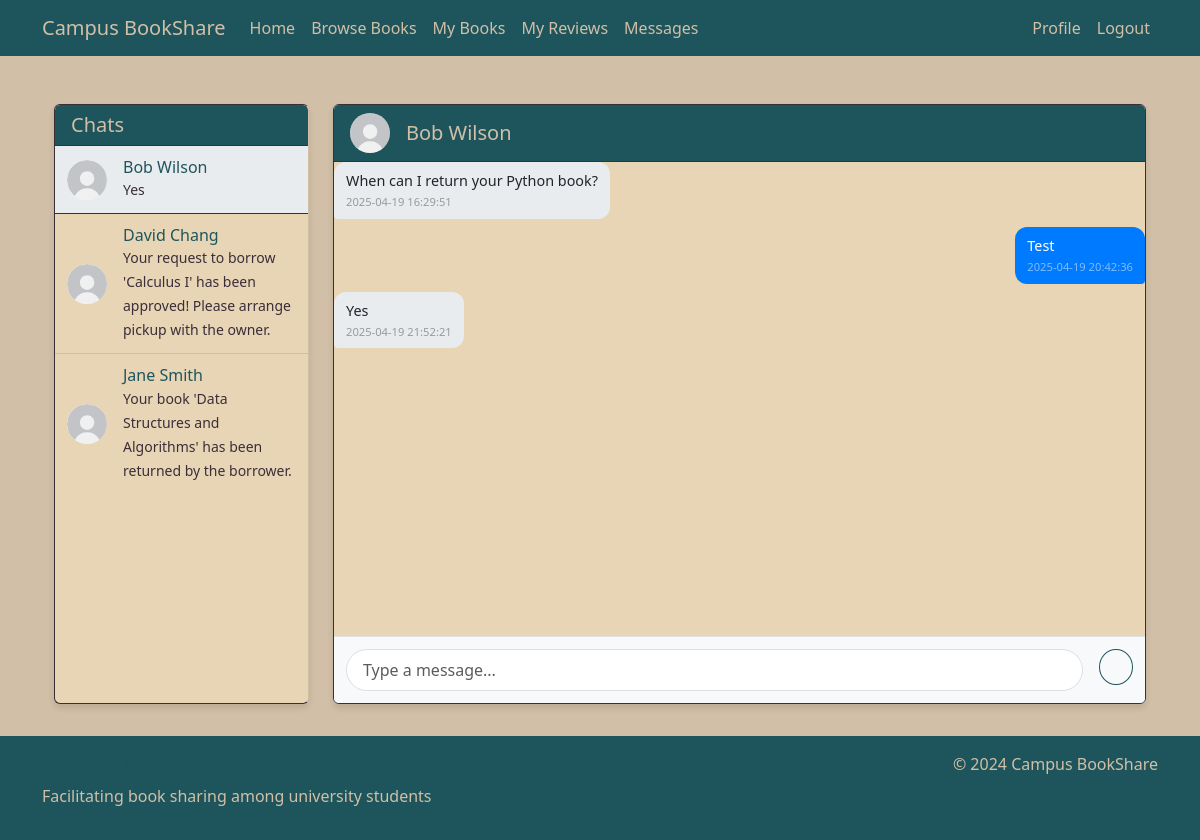
Page /messages?message_id=10 (signed in) on the committed database.
### tables this page shows
CREATE TABLE Users (
        user_id INTEGER PRIMARY KEY AUTOINCREMENT,
        name TEXT NOT NULL,
        email TEXT NOT NULL UNIQUE,
        password TEXT NOT NULL,
        profile_image TEXT,
        location TEXT
    );

CREATE TABLE Messages (
        message_id INTEGER PRIMARY KEY AUTOINCREMENT,
        sender_id INTEGER,
        receiver_id INTEGER,
        content TEXT NOT NULL,
        timestamp TEXT NOT NULL,
        FOREIGN KEY (sender_id) REFERENCES Users(user_id),
        FOREIGN KEY (receiver_id) REFERENCES Users(user_id)
    );

### app.py (the view)
@app.route('/messages')
@login_required
def messages():
    conn = get_db_connection()
    chats = conn.execute('''
        SELECT DISTINCT u.user_id, u.name, u.profile_image,
               (SELECT m.message_id
                FROM Messages m
                WHERE (m.sender_id = ? AND m.receiver_id = u.user_id)
                   OR (m.sender_id = u.user_id AND m.receiver_id = ?)
                ORDER BY m.timestamp DESC
                LIMIT 1) as last_message_id,
               (SELECT m.content
                FROM Messages m
                WHERE (m.sender_id = ? AND m.receiver_id = u.user_id)
                   OR (m.sender_id = u.user_id AND m.receiver_id = ?)
                ORDER BY m.timestamp DESC
                LIMIT 1) as last_message_preview
        FROM Messages m
        JOIN Users u ON (m.sender_id = u.user_id AND m.receiver_id = ?)
                    OR (m.sender_id = ? AND m.receiver_id = u.user_id)
        WHERE u.user_id != ?
        GROUP BY u.user_id
        ORDER BY last_message_id DESC
    ''', (session['user_id'], session['user_id'],
          session['user_id'], session['user_id'],
          session['user_id'], session['user_id'],
          session['user_id'])).fetchall()
    current_chat_user = None
    chat_messages = []
    message_id = request.args.get('message_id', type=int)
    user_id = request.args.get('user_id', type=int)
    if user_id:
        current_chat_user = conn.execute('''
            SELECT user_id, name, profile_image
            FROM Users
            WHERE user_id = ?
        ''', (user_id,)).fetchone()
        if current_chat_user:
            chat_messages = conn.execute('''
                SELECT m.*,
                       sender.name as sender_name, sender.profile_image as sender_image,
                       receiver.name as receiver_name, receiver.profile_image as receiver_image
                FROM Messages m
                JOIN Users sender ON m.sender_id = sender.user_id
                JOIN Users receiver ON m.receiver_id = receiver.user_id
                WHERE (m.sender_id = ? AND m.receiver_id = ?)
                   OR (m.sender_id = ? AND m.receiver_id = ?)
                ORDER BY m.timestamp ASC
            ''', (session['user_id'], user_id, user_id, session['user_id'])).fetchall()
    elif message_id:
        message = conn.execute('''
            SELECT sender_id, receiver_id
            FROM Messages
            WHERE message_id = ? AND (sender_id = ? OR receiver_id = ?)
        ''', (message_id, session['user_id'], session['user_id'])).fetchone()
        if message:
            other_user_id = message['sender_id'] if message['sender_id'] != session['user_id'] else message['receiver_id']
            current_chat_user = conn.execute('''
                SELECT user_id, name, profile_image
                FROM Users
                WHERE user_id = ?
            ''', (other_user_id,)).fetchone()
            if current_chat_user:
                chat_messages = conn.execute('''
                    SELECT m.*,
                           sender.name as sender_name, sender.profile_image as sender_image,
                           receiver.name as receiver_name, receiver.profile_image as receiver_image
                    FROM Messages m
                    JOIN Users sender ON m.sender_id = sender.user_id
                    JOIN Users receiver ON m.receiver_id = receiver.user_id
                    WHERE (m.sender_id = ? AND m.receiver_id = ?)
                       OR (m.sender_id = ? AND m.receiver_id = ?)
                    ORDER BY m.timestamp ASC
                ''', (session['user_id'], other_user_id, other_user_id, session['user_id'])).fetchall()
    conn.close()
    return render_template('messages.html',
                         chats=chats,
                         current_chat_user=current_chat_user,
                         chat_messages=chat_messages)

### app.py (called while the page is built)
def get_db_connection():
    conn = sqlite3.connect('database.db')
    conn.row_factory = sqlite3.Row
    return conn

def login_required(f):
    @wraps(f)
    def decorated_function(*args, **kwargs):
        if 'user_id' not in session:
            flash('Please log in to access this page.', 'warning')
            return redirect(url_for('login'))
        return f(*args, **kwargs) # Returns original function if logged in
    return decorated_function

### templates/messages.html (shortened to what this page needs)
{% extends "base.html" %}
{% block content %}
<div class="container messages-container">
    <div class="row h-100">
        <div class="col-md-3 h-100">
            <div class="card messages-sidebar">
                <div class="card-header">
                    <h5 class="mb-0">Chats</h5>
                </div>
                <div class="list-group list-group-flush">
                    {% for chat in chats %}
                        <a href="{{ url_for('messages', message_id=chat.last_message_id) }}"
                           class="list-group-item list-group-item-action {% if chat.user_id == current_chat_user.user_id %}active{% endif %}">
                            <div class="d-flex align-items-center">
                                <img src="{{ chat.profile_image or url_for('static', filename='images/default-avatar.png') }}"
                                     class="rounded-circle me-3 profile-image-small"
                                     alt="{{ chat.name }}">
                                <div class="flex-grow-1">
                                    <div class="d-flex justify-content-between align-items-center">
                                        <h6 class="mb-0">{{ chat.name }}</h6>
                                    </div>
                                    <small class="text-muted">{{ chat.last_message_preview }}</small>
                                </div>
                            </div>
                        </a>
                    {% endfor %}
                </div>
            </div>
        </div>
        <div class="col-md-9 h-100">
            <div class="card messages-list">
                {% if current_chat_user %}
                    <div class="card-header d-flex justify-content-between align-items-center">
                        <div class="d-flex align-items-center">
                            <img src="{{ current_chat_user.profile_image or url_for('static', filename='images/default-avatar.png') }}"
                                 class="rounded-circle me-3 profile-image-small"
                                 alt="{{ current_chat_user.name }}">
                            <h5 class="mb-0">{{ current_chat_user.name }}</h5>
                        </div>
                    </div>
                    <div class="card-body chat-messages">
                        {% for message in chat_messages %}
                            <div class="message-bubble {% if message.sender_id == session['user_id'] %}sent{% else %}received{% endif %}">
                                <div class="message-content">
                                    {{ message.content }}
                                </div>
                                <small class="message-time">{{ message.timestamp }}</small>
                            </div>
                        {% endfor %}
                    </div>
                    <div class="card-footer">
                        <form action="{{ url_for('send_message') }}" method="POST" class="d-flex">
                            <input type="text" name="content" class="form-control me-2" placeholder="Type a message...">
                            <button type="submit" class="btn btn-outline-primary">
                            </button>
                        </form>
                    </div>
                {% endif %}
            </div>
        </div>
    </div>
</div>
{% endblock %}

### static/css/style.css (style rules this page uses)
body { background-color: #D1BFA7; color: #1E555C; min-height: 100vh; display: flex; flex-direction: column; }
.card { background-color: #E8D5B5; border: 1px solid #3A2E39; box-shadow: 0 4px 6px rgba(0, 0, 0, 0.1); }
.card-body { color: #1E555C; padding: 1.5rem; }
.form-control { background-color: #F5F0E6; border: 1px solid #3A2E39; color: #1E555C; }
h1, h2, h3, h4, h5, h6 { color: #1E555C; }
.text-muted { color: #3A2E39 !important; }
.profile-image-small { width: 40px; height: 40px; object-fit: cover; }
.btn-outline-primary { color: #1E555C; border-color: #1E555C; font-weight: 600; padding: 0.5rem 1.5rem; border-radius: 20px; }
.messages-container { height: calc(100vh - 200px); display: flex; flex-direction: column; }
.messages-sidebar { height: 100%; overflow-y: auto; border-right: 1px solid rgba(30, 85, 92, 0.1); background-color: #E8D5B5; }
.messages-list { height: 100%; display: flex; flex-direction: column; background-color: #E8D5B5; }
.messages-list .card-body { background-color: #E8D5B5; padding: 0; }
.messages-list .card-footer { background-color: #E8D5B5; border-top: 1px solid rgba(30, 85, 92, 0.1); padding: 0.75rem; }
.messages-sidebar .card-header { background-color: #1E555C; color: #D1BFA7; border-bottom: 1px solid #3A2E39; }
.messages-sidebar .card-header h5 { color: #D1BFA7; }
.messages-sidebar .list-group-item { background-color: #E8D5B5; border: none; border-bottom: 1px solid #3A2E39; color: #1E555C; padding: 1rem; }
.messages-sidebar .list-group-item:last-child { border-bottom: none; }
.messages-sidebar .list-group-item.active { background-color: #1E555C; color: #D1BFA7; border-color: #3A2E39; }
.messages-list .card-header { background-color: #1E555C; color: #D1BFA7; border-bottom: 1px solid #3A2E39; }
.messages-list .card-header h5 { color: #D1BFA7; }
.messages-sidebar { height: 100%; overflow-y: auto; border-right: 1px solid rgba(0, 0, 0, 0.1); }
.messages-sidebar .list-group-item { border: none; border-bottom: 1px solid rgba(0, 0, 0, 0.1); padding: 0.75rem; transition: background-color 0.2s; }
.messages-sidebar .list-group-item.active { background-color: #e9ecef; color: #000; }
.messages-list { height: 100%; display: flex; flex-direction: column; background-color: #f8f9fa; }
.chat-messages { flex: 1; overflow-y: auto; padding: 0.75rem; display: flex; flex-direction: column; gap: 0.5rem; }
.message-bubble { max-width: 70%; padding: 0.5rem 0.75rem; border-radius: 0.75rem; position: relative; font-size: 0.9rem; }
.message-bubble.sent { background-color: #007bff; color: white; align-self: flex-end; border-bottom-right-radius: 0.25rem; }
.message-bubble.received { background-color: #e9ecef; color: #212529; align-self: flex-start; border-bottom-left-radius: 0.25rem; }
.message-bubble .message-time { font-size: 0.7rem; opacity: 0.7; margin-top: 0.15rem; display: block; }
.message-bubble.sent .message-time { color: rgba(255, 255, 255, 0.7); }
.message-bubble.received .message-time { color: rgba(0, 0, 0, 0.5); }
.messages-list .card-footer { background-color: #f8f9fa; border-top: 1px solid rgba(0, 0, 0, 0.1); padding: 0.75rem; }
.messages-list .card-footer form { margin: 0; }
.messages-list .card-footer .form-control { border-radius: 1.5rem; padding: 0.5rem 1rem; background-color: #fff; border: 1px solid rgba(0, 0, 0, 0.1); }
.messages-list .card-footer .btn { border-radius: 50%; width: 36px; height: 36px; padding: 0; display: flex; align-items: center; justify-content: center; margin-left: 0.5rem; }

### rows in the picture
Users: profile_image (placeholder picture), name "Bob Wilson", last_message_preview "Yes"
Users: profile_image (placeholder picture), name "David Chang", last_message_preview "Your request to borrow 'Calculus I' has been approved! Please arrange pickup with the owner."
Users: profile_image (placeholder picture), name "Jane Smith", last_message_preview "Your book 'Data Structures and Algorithms' has been returned by the borrower."
Messages: content "When can I return your Python book?", timestamp "2025-04-19 16:29:51"
Messages: content "Test", timestamp "2025-04-19 20:42:36"
Messages: content "Yes", timestamp "2025-04-19 21:52:21"
